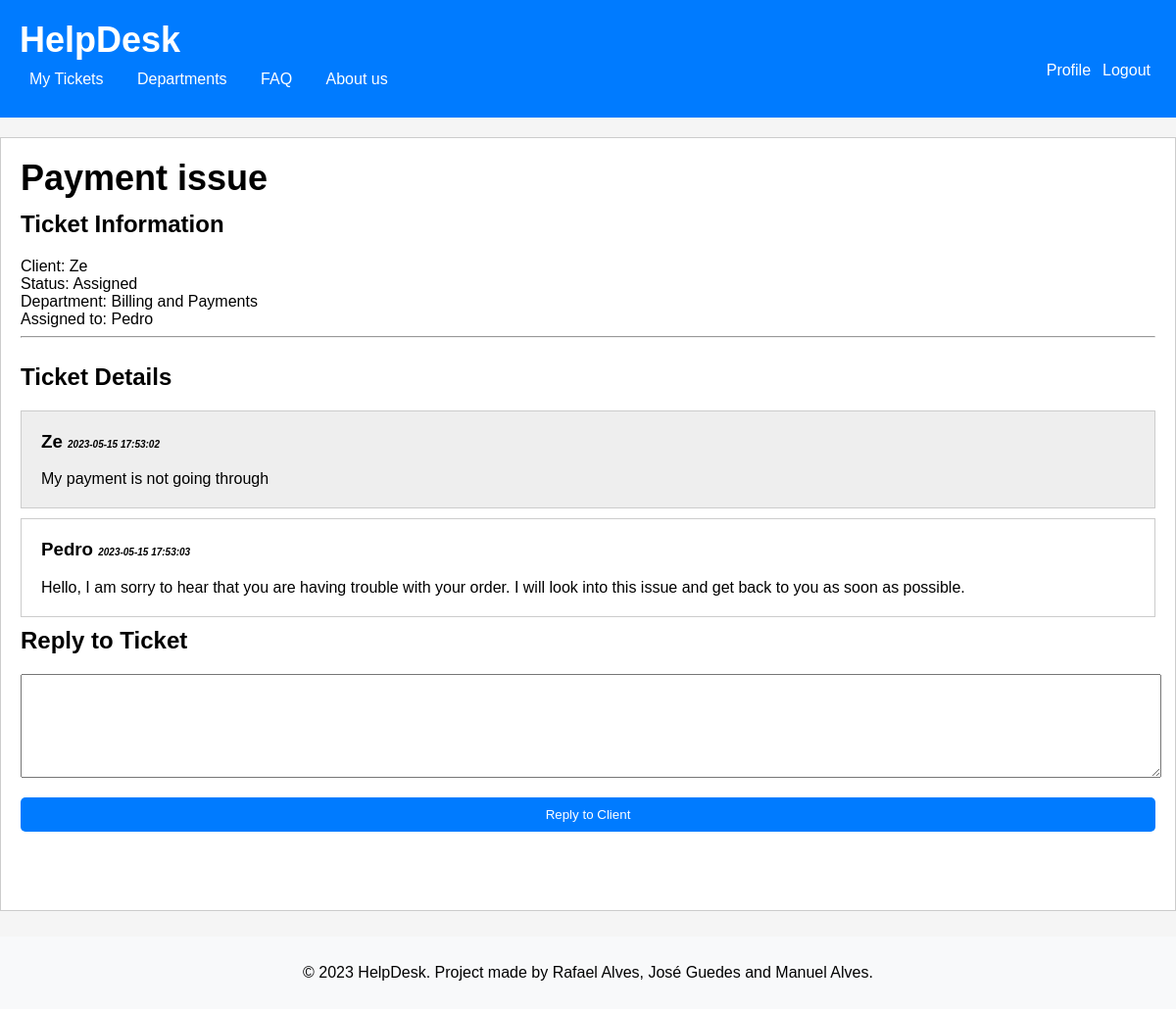
The page /pages/detailTicket.php?id=2 (signed in) on the database as committed earlier.
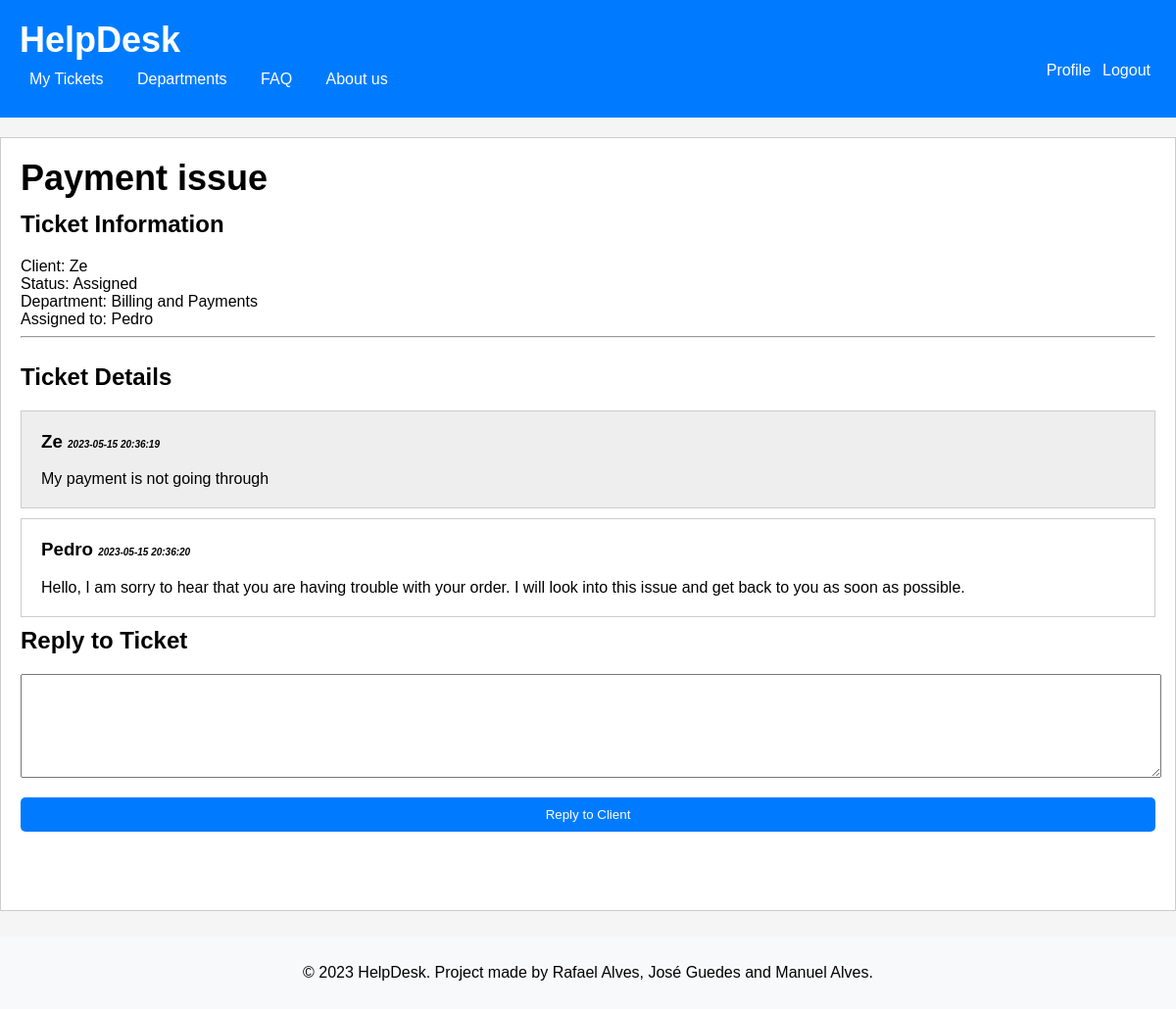
The same page on the database as committed later.
### tables this page shows
CREATE TABLE User (
     id INTEGER PRIMARY KEY AUTOINCREMENT,
     username varchar(255) NOT NULL UNIQUE,
     firstName varchar(255) NOT NULL,
     lastName varchar(255) NOT NULL,
     email varchar(255) NOT NULL UNIQUE,
     password varchar(255) NOT NULL,
     id_department INTEGER DEFAULT NULL,
     is_agent BOOLEAN NOT NULL DEFAULT false,
     is_admin BOOLEAN NOT NULL DEFAULT false,
     CONSTRAINT id_departmentFK FOREIGN KEY(id_department) REFERENCES Department(id)
 );

CREATE TABLE Department (
    id INTEGER PRIMARY KEY AUTOINCREMENT,
    name varchar(255) NOT NULL UNIQUE,
    created_at TIMESTAMP NOT NULL DEFAULT CURRENT_TIMESTAMP
);

CREATE TABLE Reply (
    id INTEGER PRIMARY KEY AUTOINCREMENT,
    id_ticket INTEGER,
    id_user INTEGER,
    content VARCHAR(255) NOT NULL,
    created_at TIMESTAMP NOT NULL DEFAULT CURRENT_TIMESTAMP,
    CONSTRAINT id_ticketFK FOREIGN KEY(id_ticket) REFERENCES Ticket (id),
    CONSTRAINT id_userFK FOREIGN KEY(id_user) REFERENCES User (id)
);

### database/user.class.php (called while the page is built, shortened)
<?php
  function getUserna($id) {
    global $dbh;
    try {
      $stmt = $dbh->prepare('SELECT username FROM User WHERE id = ?');
      $stmt->execute(array($id));
      if($row = $stmt->fetch()){
        return $row['username'];
      }
    }catch(PDOException $e) {
      return -1;
    }
  }

### database/department.class.php (called while the page is built, shortened)
<?php
  class Department {
    static function getName($id) {
      global $dbh;
      try {
        $stmt = $dbh->prepare('SELECT name FROM Department WHERE id = ?');
        $stmt->execute(array($id));
        if($row = $stmt->fetch()){
          return $row['name'];
        }
      }catch(PDOException $e) {
        return -1;
      }
    }
  }
?>

### database/reply.class.php (called while the page is built, shortened)
<?php
  class Reply {
    static function getRepliesByTicket(PDO $db, int $id_ticket) {
        $stmt = $db->prepare('
          SELECT id, created_at, content, id_user
          FROM Reply
          WHERE id_ticket = ?
          ORDER by created_at desc
        ');
        $stmt->execute(array($id_ticket));
        $row = $stmt->fetchAll(PDO::FETCH_ASSOC);
        return $row;
      }
    }
?>

### pages/detailTicket.php (the view, shortened to what this page needs)
<?php
require_once(__DIR__ . '/../templates/header.tpl.php');
require_once(__DIR__ . '/../templates/footer.tpl.php');
include_once("../database/department.class.php");
include_once("../database/user.class.php");
include_once("../database/reply.class.php");
$depart = Department::getName($_SESSION['ticketinfo']['id_department']);
$replies = Reply::getRepliesByTicket($dbh, $_SESSION['ticketinfo']['id']);
$us = getUserna($_SESSION['ticketinfo']['id_user']);
$ag = getUserna($_SESSION['ticketinfo']['id_agent']);
drawHeader();
?>
<h1><?php echo htmlentities($_SESSION['ticketinfo']['title']) ?></h1>
<h2>Ticket Information</h2>
<ul>
    <li>Client: <?php echo htmlentities($us) ?></li>
    <li>Status: <?php echo htmlentities($_SESSION['ticketinfo']['ticket_status']) ?></li>
    <li>Department: <?php echo htmlentities($depart) ?></li>
    <li>Assigned to: <?php echo ($ag == null) ? htmlentities("This ticket has no agent working on it") : htmlentities($ag); ?></li>
</ul>
<hr />
<br>
<h2>Ticket Details</h2>
<div style="padding: 20px; background: #eee; border: 1px solid #ccc; margin-bottom:10px;">
<h3 style="margin-top: 0"><?php echo htmlentities($us); ?> <span style="font-style: italic; font-size: 10px; display:inline-block"><?php echo htmlentities($_SESSION['ticketinfo']['created_at']) ?></span></h3>
<?php echo htmlentities($_SESSION['ticketinfo']['description']) ?>
</div>
<?php
if($replies) {
    foreach($replies as $reply) {
        ?>
        <div style="padding: 20px; background: <?php echo (getUserna($reply['id_user']) == $ag) ? '#fff' : '#eee'; ?>; border: 1px solid #ccc; margin-bottom:10px;">
        <h3 style="margin-top: 0"><?php echo getUserna($reply['id_user']); ?> <span style="font-style: italic; font-size: 10px; display:inline-block"><?php echo htmlentities($reply['created_at']) ?>
</span></h3>
        <?php echo htmlentities($reply['content']) ?>
        </div>
        <?php
    }
} else {
    ?>
    <h4>No replies yet.</h4c>
    <?php
}
?>
<?php
if($_SESSION['userID'] == $_SESSION['ticketinfo']['id_agent'] || $_SESSION['userID'] == $_SESSION['ticketinfo']['id_user']):
    if($_SESSION['ticketinfo']['ticket_status'] != 'Closed'):
?>
    <h2>Reply to Ticket</h2>
    <form>
    <textarea id="reply" style="width: 100%; height: 100px"></textarea>
    <input type="submit" value="Reply to Client" />
    </form>
<?php
    endif;
endif;
?>
<?php
drawFooter();
?>

### templates/header.tpl.php (shortened to what this page needs)
<?php function drawHeader() { ?>
    <!DOCTYPE html>
<html lang="en-US">
    <?php
    require_once(__DIR__ . '/../database/user.class.php');
    ?>
    <head>
        <link rel="stylesheet" href="../css/ticketpage.css">
        <link rel="stylesheet" href="../css/common.css">
        <link rel="stylesheet" href="../css/novo_ticket.css">
        <link rel="stylesheet" href="../css/login.css">
        <link rel="stylesheet" href="../css/register.css">
    </head>
    <body>
        <header>
            <h1><a href = "/pages/ticketpage.php">HelpDesk</a></h1>
            <section class="logout-edit">
                <a href="../actions/action_logout.php"><button id="logout">Logout</button></a>
                <a href="/pages/profile.php"><button id="logout">Profile</button></a>
            </section>
            <nav>
            <ul>
                <li><a href="/pages/ticketpage.php">My Tickets</a></li>
                <li><a href="/pages/department.php">Departments</a></li>
                <li><a href="/pages/faq.php">FAQ</a></li>
                <li><a href="/pages/aboutus.php">About us</a></li>
            </ul>
            </nav>
        </header>
        <main>
<?php } ?>

### templates/footer.tpl.php
<?php function drawFooter() { ?>
    </main>
        <footer>
        <p>&copy; 2023 HelpDesk. Project made by Rafael Alves, José Guedes and Manuel Alves.</p>
        </footer>
    </body>
<?php } ?>

### css/common.css (style rules this page uses)
header { background-color: #007bff; color: #fff; padding: 20px; }
header h1 { margin: 0; }
body { position: relative; margin: 0; padding: 0; font-family: Arial, sans-serif; background-color: #f5f5f5; min-height: 100%; padding-bottom: 5rem; }
main { background-color: #fff; border: 1px solid #ccc; padding: 20px; min-height: 100%; padding-bottom: 5rem; margin: 20px auto; }
footer { background-color: #f8f9fa; right: 0; bottom: 0; left: 0; text-align: center; padding: 1%; position: absolute; bottom: 0em; }
#logout { background-color: #007bff; color: #fff; border: none; cursor: pointer; font-size: 16px; border-radius: 4px; float: right; text-align: center; }
body>header>h1>a { text-decoration: none; color: white; }
form { display: flex; flex-direction: column; }
input[type="submit"] { display: block; width: 100%; padding: 10px; margin-top: 20px; background-color: #007bff; color: #fff; border: none; border-radius: 5px; cursor: pointer; transition: background-color 0.3s ease; }
nav { background-color: #007bff; padding: 10px; }
nav ul { list-style-type: none; margin: 0; padding: 0; }
nav li { display: inline-block; margin-right: 10px; }
nav a { color: white; text-decoration: none; }
h1 { margin: 0; font-size: 36px; margin-bottom: 1%; }
h1>a { text-decoration: none; color: white; }
nav ul { list-style-type: none; padding: 0; margin: 0; }
nav ul li { display: inline; }
nav ul li a { color: #fff; text-decoration: none; margin-left: 20px; transition: color 0.3s ease; }
body>header>nav>ul>li:nth-child(1)>a { margin-left: 0%; }
h2 { font-size: 24px; margin: 0 0 20px; }
ul { list-style-type: none; padding: 0; margin: 0; }

Rows that differ between the two databases and show on the page:
changed reply "Pedro": created_at "2023-05-15 17:53:03" → "2023-05-15 20:36:20"
Other text that changed with them:
$_SESSION['ticketinfo']['created_at']: "2023-05-15 17:53:02" → "2023-05-15 20:36:19"
